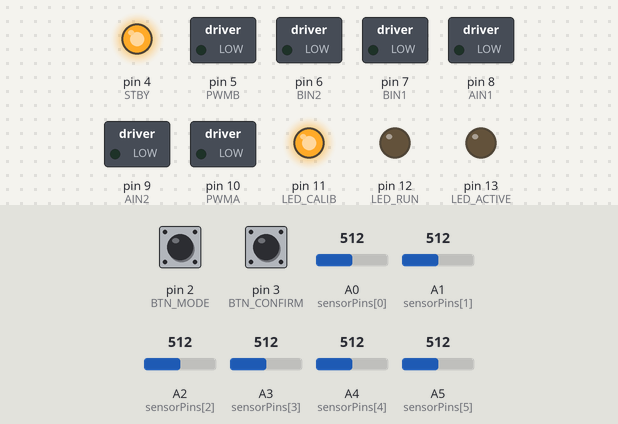
A sketch run on a simulated Arduino Uno, built with avr-gcc and run on an emulated ATmega328P. On the bench: switched loads named in the sketch (green lamp = pin HIGH), output pins drawn as LEDs (lit = HIGH). The inputs (shaded band) are chosen by the test bench; at power-on: pin 3 (BTN_CONFIRM) HIGH, pin 2 (BTN_MODE) HIGH, A0 (sensorPins[0]) = 512, A1 (sensorPins[1]) = 512, A2 (sensorPins[2]) = 512, A3 (sensorPins[3]) = 512, A4 (sensorPins[4]) = 512, A5 (sensorPins[5]) = 512. EEPROM starts erased.

Above: at 1.2 s.
1.3 s: pin 3 (BTN_CONFIRM) pulled LOW for 0.15 s
At 1.6 s:
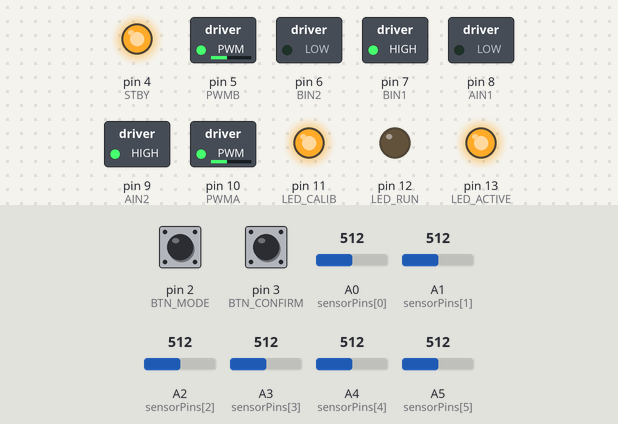
4.4 s: pin 2 (BTN_MODE) pulled LOW for 0.15 s
6.0 s: pin 2 (BTN_MODE) pulled LOW for 1 s
At 6.4 s:
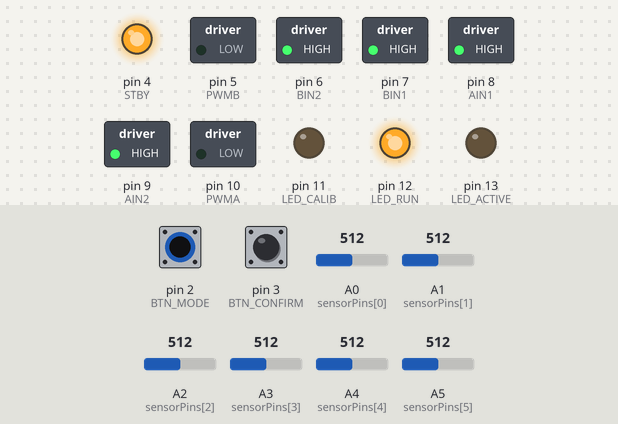
8.5 s: pin 3 (BTN_CONFIRM) pulled LOW for 1 s
At 8.9 s:
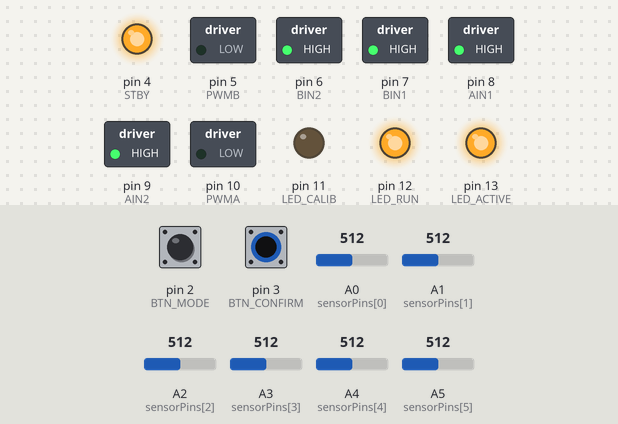
11.0 s: pin 2 (BTN_MODE) pulled LOW for 3.2 s
At 11.4 s:
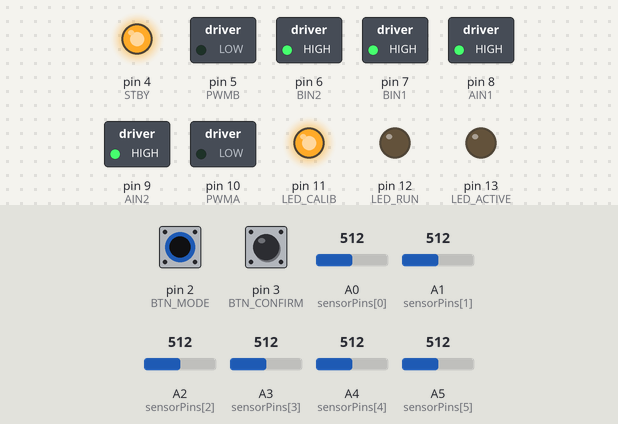
Timing chart, 0 to 14.0 s (numbered marks = the images above; inputs shaded):
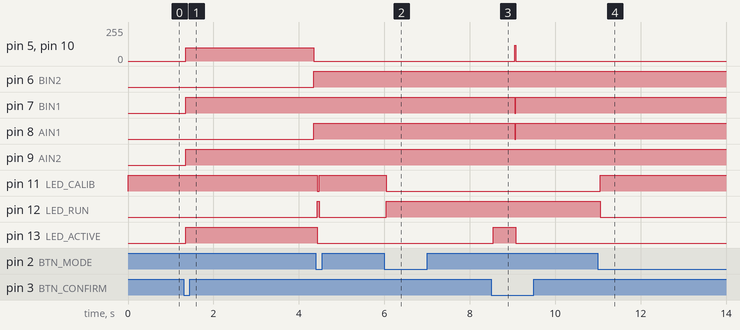

The sketch:

Code_LFR_v5.0.ino
```cpp
#include <EEPROM.h>

const int sensorPins[6] = {A0, A1, A2, A3, A4, A5};

// TB6612FNG Pins
const int PWMA = 10;  // Left Motor Speed
const int AIN1 = 8;  // Left Motor Dir 1
const int AIN2 = 9;  // Left Motor Dir 2
const int PWMB = 5; // Right Motor Speed
const int BIN1 = 7;  // Right Motor Dir 1
const int BIN2 = 6;  // Right Motor Dir 2
const int STBY = 4;  // Standby pin

// UI Pins
const int BTN_MODE = 2;
const int BTN_CONFIRM = 3;

const int LED_CALIB = 11;
const int LED_RUN = 12;
const int LED_ACTIVE = 13;

// VARIABLES & SETTINGS

int sensorMin[6] = {1023, 1023, 1023, 1023, 1023, 1023};
int sensorMax[6] = {0, 0, 0, 0, 0, 0};
int sensorValues[6];

// --- SENSOR THRESHOLDS ---
const int THRESHOLD_INTERSECTION = 700; // Used to detect T, +, and sharp corners
const int THRESHOLD_TURN = 500;         // Used by turn functions to find the line
const int THRESHOLD_LINE = 50;          // Used in readLine() to filter out noise
const int LINE_CENTER = 2500;           // The ideal center position for the PID loop

// --- MOVEMENT TIMERS (ms) ---
const int TIME_CROSSROAD_PUSH = 50;     // Pushing forward to verify a crossroad
const int TIME_TURN_ALIGN = 30;         // Pushing forward before pivoting
const int TIME_UTURN_DELAY = 120;       // Buffer before scanning for the line on a 180
const int TIME_SPIN_TIMEOUT = 2000;     // Max time allowed to spin before killing motors
const unsigned long gapTime = 100;      // Max time allowed to coast over a dashed line

// --- MOVEMENT SPEEDS ---
const int SPEED_CROSSROAD_CHECK = 80;  // Speed when creeping forward to check intersections
const int SPEED_TURN = 120;             // Speed used for hard left/right pivots
const int baseSpeed = 120;              // Target 0.6 - 0.8 m/s
const int maxSpeed = 240;

// State Machine
int currentState = 0; // 0 = Calib Idle, 1 = Run Idle
bool isRunning = false;
bool isCalibrating = false;
bool isInverted = false;
// Button Debouncing & Edge Detection (millis)
unsigned long lastModeDebounce = 0;
unsigned long lastConfirmDebounce = 0;
const unsigned long debounceDelay = 50;

int lastModeState = HIGH;
int currentModeState = HIGH;
int lastConfirmState = HIGH;
int currentConfirmState = HIGH;

// PD Variables (Scaled by 1000 for Integer Math)
long Kp = 1500;  // equivalent to 1.5
long Kd = 20000; // equivalent to 20.0
long lastError = 0;

// Calibration Settings
int calibSpeed = 100;           // Motor speed during calibration spin
unsigned long calibTime = 3000; // Time (in ms) to complete two full 360-degree spins

// Macros for fast ADC
#define cbi(sfr, bit) (_SFR_BYTE(sfr) &= ~_BV(bit))
#define sbi(sfr, bit) (_SFR_BYTE(sfr) |= _BV(bit))

void setup() {
  // 1. Overclock the ADC
  sbi(ADCSRA, ADPS2);
  sbi(ADCSRA, ADPS1);
  cbi(ADCSRA, ADPS0);

  // 2. Pin Modes
  for (int i = 0; i < 6; i++) pinMode(sensorPins[i], INPUT);

  pinMode(PWMA, OUTPUT); pinMode(AIN1, OUTPUT); pinMode(AIN2, OUTPUT);
  pinMode(PWMB, OUTPUT); pinMode(BIN1, OUTPUT); pinMode(BIN2, OUTPUT);
  pinMode(STBY, OUTPUT); digitalWrite(STBY, HIGH);

  pinMode(BTN_MODE, INPUT_PULLUP);
  pinMode(BTN_CONFIRM, INPUT_PULLUP);

  pinMode(LED_CALIB, OUTPUT);
  pinMode(LED_RUN, OUTPUT);
  pinMode(LED_ACTIVE, OUTPUT);

  // 3. Load EEPROM Data
  EEPROM.get(0, sensorMin);
  EEPROM.get(12, sensorMax);

  // Default Boot State
  digitalWrite(LED_CALIB, HIGH);
  digitalWrite(LED_RUN, LOW);
  digitalWrite(LED_ACTIVE, LOW);
}

void loop() {
  // UI STATE MACHINE (NON-BLOCKING)
  // The 'if' condition completely locks out button reads if the bot is active.
  if (!isRunning && !isCalibrating) {

    // MODE BUTTON LOGIC
    int readingMode = digitalRead(BTN_MODE);
    if (readingMode != lastModeState) { lastModeDebounce = millis(); }

    if ((millis() - lastModeDebounce) > debounceDelay) {
      if (readingMode != currentModeState) {
        currentModeState = readingMode;
        // Edge Detection: Only trigger when transitioning from HIGH to LOW (Pressed)
        if (currentModeState == LOW) {
          currentState = !currentState;
          digitalWrite(LED_CALIB, currentState == 0 ? HIGH : LOW);
          digitalWrite(LED_RUN, currentState == 1 ? HIGH : LOW);
        }
      }
    }
    lastModeState = readingMode;

    // -- CONFIRM BUTTON LOGIC --
    int readingConfirm = digitalRead(BTN_CONFIRM);
    if (readingConfirm != lastConfirmState) { lastConfirmDebounce = millis(); }

    if ((millis() - lastConfirmDebounce) > debounceDelay) {
      if (readingConfirm != currentConfirmState) {
        currentConfirmState = readingConfirm;
        if (currentConfirmState == LOW) {

          if (currentState == 0) {
            isCalibrating = true;
            digitalWrite(LED_ACTIVE, HIGH);
            calibrateSensors();
            isCalibrating = false;
            digitalWrite(LED_ACTIVE, LOW);

            currentState = 1; // Auto switch to Run Mode
            digitalWrite(LED_CALIB, LOW);
            digitalWrite(LED_RUN, HIGH);
          } else {
            isRunning = true;
            digitalWrite(LED_ACTIVE, HIGH);
            delay(500); // 500ms safety buffer to remove hand before motors fire
          }
        }
      }
    }
    lastConfirmState = readingConfirm;
  }

  // --- RACE EXECUTION ---
  if (isRunning) {
    executeRaceLogic();
  }
}

// CORE ALGORITHMS

void executeRaceLogic() {
  long position = readLine();
  // Check for Inverted line
  if (sensorValues[0] > THRESHOLD_INTERSECTION && sensorValues[5] > THRESHOLD_INTERSECTION &&
      sensorValues[2] < 300 && sensorValues[3] < 300) {

    // Quick 5ms debounce delay and re-read to confirm it isn't transient noise
    delay(5);
    readLine();

    if (sensorValues[0] > THRESHOLD_INTERSECTION && sensorValues[5] > THRESHOLD_INTERSECTION &&
        sensorValues[2] < 300 && sensorValues[3] < 300) {

      isInverted = !isInverted; // Instantly flip the mapping polarity
      return; // Exit this loop cycle; next frame will calculate using the corrected mapping
    }
  }
  // Snapshot the intersection BEFORE pushing forward
  // --- ZIGZAG OPTIMIZATION ---
  // Require BOTH the outer and adjacent sensors to see black to trigger a junction.
  // This prevents normal wide swings on a zigzag from killing my PD loop momentum.
  bool leftWasBlack = (sensorValues[0] > THRESHOLD_INTERSECTION && sensorValues[1] > THRESHOLD_INTERSECTION);
  bool rightWasBlack = (sensorValues[5] > THRESHOLD_INTERSECTION && sensorValues[4] > THRESHOLD_INTERSECTION);

  // --- INTERSECTION DETECTION ---
  if (leftWasBlack || rightWasBlack) {
    // Push forward ONCE to align the wheels and clear the horizontal line
    moveMotors(baseSpeed, baseSpeed);
    delay(TIME_TURN_ALIGN);

    // Re-read the track from this new vantage point
    position = readLine();

    // 2. VISION: Check what is actually ahead of us now
    bool straightExists = (sensorValues[2] > THRESHOLD_LINE || sensorValues[3] > THRESHOLD_LINE);

    // For the stop box, we check if the extreme sensors STILL see black after moving forward
    bool stillLeft = (sensorValues[0] > THRESHOLD_INTERSECTION);
    bool stillRight = (sensorValues[5] > THRESHOLD_INTERSECTION);

    // A. END OF TRACK (All Black Box)
    if (leftWasBlack && rightWasBlack && straightExists && stillLeft && stillRight) {
      stopMotors();
      isRunning = false;
      digitalWrite(LED_ACTIVE, LOW);
      return;
    }

    // B. STRAIGHT PRIORITY (+ Crossroads, side-branches)
    if (straightExists) {
      // The track continues forward. Let the PID handle it!
      return;
    }

    // C. T-JUNCTION (Priority Left)
    // We use our MEMORY from before the push to know it was a T!
    if (leftWasBlack && rightWasBlack) {
      executeTurn('L');
      return;
    }

    // D. 90-DEGREE CORNERS
    if (leftWasBlack) {
      executeTurn('L');
      return;
    }
    if (rightWasBlack) {
      executeTurn('R');
      return;
    }
  }

  // --- LINE LOST RECOVERY (Dead Ends & Dashed Lines) ---
  if (position == -1) {
    if (lastError < 800 && lastError > -800) {
      // We were going straight. It is a DASHED LINE OR DEAD END.
      moveMotors(baseSpeed, baseSpeed);
      unsigned long gapTimer = millis();

      while (readLine() == -1) {
        if (millis() - gapTimer > gapTime) {
          // Timer expired. It's a DEAD END.
          executeTurn('U');
          return;
        }
      }
      // Loop broke early? It found the line again (Dashed line). Resume PID.

    } else if (lastError < 0) {
      // SHARP ANGLE (Left Pivot)
      moveMotors(-baseSpeed, baseSpeed);
      unsigned long spinTimer = millis();
      while (readLine() == -1) {
        if (millis() - spinTimer > TIME_SPIN_TIMEOUT) { stopMotors(); isRunning = false; return; }
      }
    } else {
      // SHARP ANGLE (Right Pivot)
      moveMotors(baseSpeed, -baseSpeed);
      unsigned long spinTimer = millis();
      while (readLine() == -1) {
        if (millis() - spinTimer > TIME_SPIN_TIMEOUT) { stopMotors(); isRunning = false; return; }
      }
    }
    return;
  }

  // --- PD LOOP ---
  long error = position - LINE_CENTER;
  long motorSpeed = (Kp * error + Kd * (error - lastError)) / 1000;
  lastError = error;

  int leftMotorSpeed = constrain(baseSpeed + motorSpeed, -255, maxSpeed);
  int rightMotorSpeed = constrain(baseSpeed - motorSpeed, -255, maxSpeed);
  moveMotors(leftMotorSpeed, rightMotorSpeed);
}

// SENSOR & MATH FUNCTIONS

// Helper function to get a single calibrated sensor reading safely
// By adding '= -1', the function works normally if I don't provide a second number!
int readCalibratedSensor(int index, int rawVal = -1) {
  // If we didn't pass a raw value, go read it from the hardware
  if (rawVal == -1) {
    rawVal = analogRead(sensorPins[index]);
  }

  int val;
  if (isInverted) {
    // INVERTED TRACK: Black = 0, White = 1000
    val = map(rawVal, sensorMin[index], sensorMax[index], 0, 1000);
  } else {
    // NORMAL TRACK: Black = 1000, White = 0
    val = map(rawVal, sensorMin[index], sensorMax[index], 1000, 0);
  }
  return constrain(val, 0, 1000);
}

long readLine() {
  long weightedSum = 0;
  long sum = 0;
  bool onLine = false;

  for (int i = 0; i < 6; i++) {
    // 1. Read hardware exactly ONCE
    int rawValue = analogRead(sensorPins[i]);

    // 2. Pass that raw value into the helper function so it doesn't read it again!
    sensorValues[i] = readCalibratedSensor(i, rawValue);

    // 3. Compare raw reading against the true mid-point
    if (sensorValues[i] > 50) {
      onLine = true;
      weightedSum += (long)sensorValues[i] * (i * 1000);
      sum += sensorValues[i];
    }
  }

  if (!onLine) return -1;
  return weightedSum / sum;
}

void calibrateSensors() {
  // 1. Reset previous minimums and maximums
  for (int i = 0; i < 6; i++) {
    sensorMin[i] = 1023;
    sensorMax[i] = 0;
  }

  // 2. Start the double-spin using your variable speed
  moveMotors(calibSpeed, -calibSpeed);

  unsigned long startTime = millis();

  // 3. Spin for the exact duration of your variable time
  while (millis() - startTime < calibTime) {
    for (int i = 0; i < 6; i++) {
      int val = analogRead(sensorPins[i]);
      if (val < sensorMin[i]) sensorMin[i] = val;
      if (val > sensorMax[i]) sensorMax[i] = val;
    }
  }
  stopMotors();

  // 5. Save all two arrays to permanent memory
  EEPROM.put(0, sensorMin);
  EEPROM.put(12, sensorMax);
}
// MOTOR CONTROL

void moveMotors(int leftSpeed, int rightSpeed) {
  // Swapped HIGH and LOW for Left Motor
  if (leftSpeed >= 0) {
    digitalWrite(AIN1, LOW);
    digitalWrite(AIN2, HIGH);
  } else {
    digitalWrite(AIN1, HIGH);
    digitalWrite(AIN2, LOW);
    leftSpeed = -leftSpeed;
  }
  analogWrite(PWMA, leftSpeed);

  // Swapped HIGH and LOW for Right Motor
  if (rightSpeed >= 0) {
    digitalWrite(BIN1, LOW);
    digitalWrite(BIN2, HIGH);
  } else {
    digitalWrite(BIN1, HIGH);
    digitalWrite(BIN2, LOW);
    rightSpeed = -rightSpeed;
  }
  analogWrite(PWMB, rightSpeed);
}

void stopMotors() {
  digitalWrite(AIN1, HIGH); digitalWrite(AIN2, HIGH);
  digitalWrite(BIN1, HIGH); digitalWrite(BIN2, HIGH);
  analogWrite(PWMA, 0); analogWrite(PWMB, 0);
}

void executeTurn(char dir) {
  unsigned long turnTimer = millis();

  if (dir == 'L') {
    moveMotors(-SPEED_TURN, SPEED_TURN);

    // 1. Clear the intersection line
    while (readCalibratedSensor(0) > THRESHOLD_TURN || readCalibratedSensor(1) > THRESHOLD_TURN) {
      if (millis() - turnTimer > TIME_SPIN_TIMEOUT) { stopMotors(); isRunning = false; return; }
    }
    // 2. Lock onto the new line (waits for BOTH sensors to square up)
    while (readCalibratedSensor(2) < THRESHOLD_TURN || readCalibratedSensor(3) < THRESHOLD_TURN) {
      if (millis() - turnTimer > TIME_SPIN_TIMEOUT) { stopMotors(); isRunning = false; return; }
    }

  } else if (dir == 'R') {
    moveMotors(SPEED_TURN, -SPEED_TURN);

    while (readCalibratedSensor(4) > THRESHOLD_TURN || readCalibratedSensor(5) > THRESHOLD_TURN) {
      if (millis() - turnTimer > TIME_SPIN_TIMEOUT) { stopMotors(); isRunning = false; return; }
    }
    while (readCalibratedSensor(2) < THRESHOLD_TURN || readCalibratedSensor(3) < THRESHOLD_TURN) {
      if (millis() - turnTimer > TIME_SPIN_TIMEOUT) { stopMotors(); isRunning = false; return; }
    }

  } else if (dir == 'U') {
    moveMotors(SPEED_TURN, -SPEED_TURN);
    delay(TIME_UTURN_DELAY); // Blind spot delay so it doesn't falsely trigger instantly

    while (readCalibratedSensor(2) < THRESHOLD_TURN || readCalibratedSensor(3) < THRESHOLD_TURN) {
      if (millis() - turnTimer > TIME_SPIN_TIMEOUT) { stopMotors(); isRunning = false; return; }
    }
  }

  stopMotors(); // Brief electromagnetic brake to kill rotational momentum before PID takes over
}
```

Measured:
- after the input at 1.3 s, pin 5 (PWMB), pin 10 (PWMA): 0/255 → 100/255 after 0.05 s, → 0/255 3.0 s later; pin 6 (BIN2), pin 8 (AIN1): LOW → HIGH after 3.1 s; pin 7 (BIN1), pin 9 (AIN2), pin 13 (LED_ACTIVE): LOW → HIGH after 0.05 s
- after the input at 6.0 s, pin 11 (LED_CALIB): HIGH → LOW after 0.05 s; pin 12 (LED_RUN): LOW → HIGH after 0.05 s
- after the input at 8.5 s, pin 5 (PWMB), pin 10 (PWMA): 0/255 → 120/255 after 0.55 s, → 0/255 0.03 s later; pin 7 (BIN1), pin 8 (AIN1): HIGH → LOW after 0.55 s, → HIGH 0.03 s later; pin 13 (LED_ACTIVE): LOW → HIGH after 0.05 s, → LOW 0.53 s later
- after the input at 11.0 s, pin 11 (LED_CALIB): LOW → HIGH after 0.05 s; pin 12 (LED_RUN): HIGH → LOW after 0.05 s
